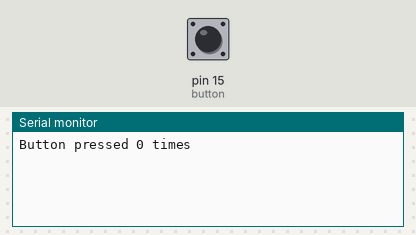
Bench run of a sketch on a simulated Arduino Uno, built with avr-gcc and run on an emulated ATmega328P. Parts: the last lines printed to the serial monitor. The test bench sets the inputs (shaded band); at power-on: pin 15 (button) HIGH.

Above: at 1.2 s.
1.3 s: pin 15 (button) pulled LOW for 0.15 s
At 2.3 s:
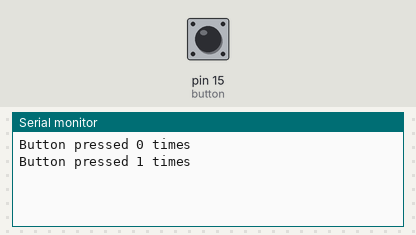
2.9 s: pin 15 (button) pulled LOW for 1 s
At 3.5 s:
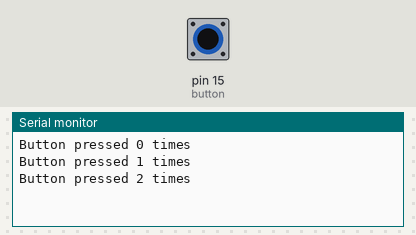
5.4 s: pin 15 (button) pulled LOW for 0.15 s
At 6.6 s:
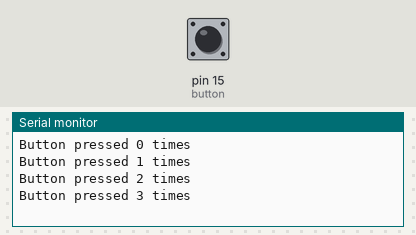
Timing chart, 0 to 8.4 s (numbered marks = the images above; inputs shaded):
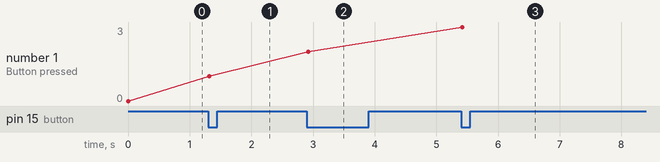

Measured:
- after the input at 1.3 s, the serial monitor: prints a new line at once (image 1)
- after the input at 2.9 s, the serial monitor: prints a new line at once (image 2)
- after the input at 5.4 s, the serial monitor: prints a new line at once (image 3)
- plotted number 1: 0 → 1 after the input at 1.3 s, 1 → 2 after the input at 2.9 s, 2 → 3 after the input at 5.4 s

The sketch:

button_arduino.ino
```cpp
// Button Example

class Button {
  private:
    int pinButton;
    bool pressed;
    int debounce;
    bool last;
    uint32_t lastTime;

  public:

    // Constructor
    Button (int pin, int debounce = 20) {
      pinButton = pin;
      pinMode (pinButton, INPUT_PULLUP);
      pressed = false;
      this->debounce = debounce;
      last = digitalRead(pinButton) == LOW;
      lastTime = millis();
    }

  // Test if Button is pressed
  bool isPressed() {
    bool val = digitalRead(pinButton) == LOW;
    if (val != last) {
      // reading changed
      last = val;
      lastTime = millis();
    } else if (val != pressed) {
      int dif = millis() - lastTime;
      if (dif > debounce) {
        // update button status
        pressed = val;
      }
    }
    return pressed;
  }
};

// Global variables
Button button(15);
int counter = 0;

// Initializations
void setup() {
  Serial.begin(115200);
}

// Main loop
void loop() {
  Serial.print ("Button pressed ");
  Serial.print (counter);
  Serial.println (" times");
  while (button.isPressed())
    ;
  while (!button.isPressed())
    ;
  counter++;
}
```
